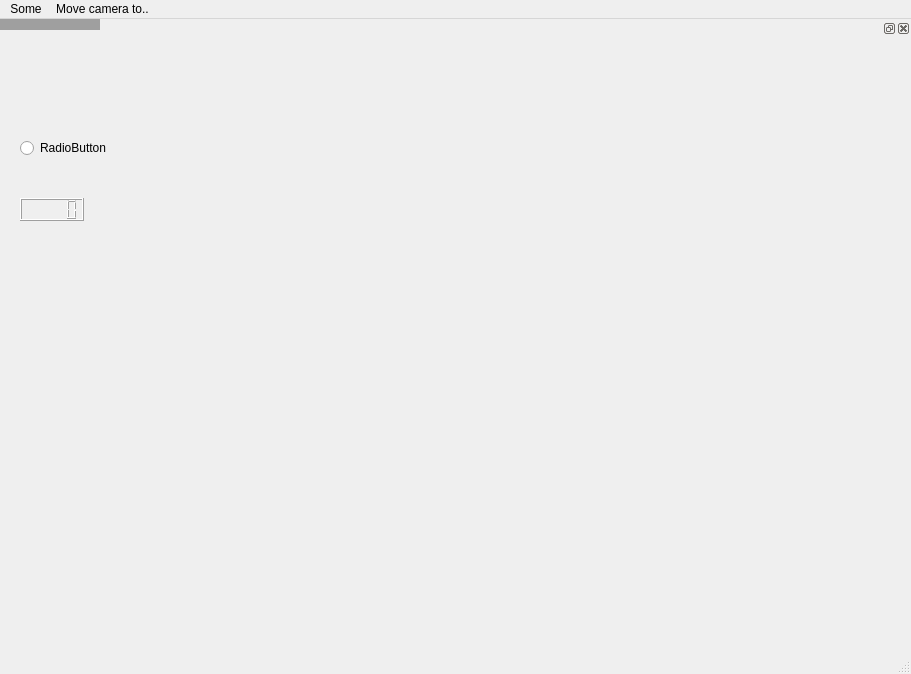
<?xml version="1.0" encoding="UTF-8"?>
<ui version="4.0">
 <class>ItemScene</class>
 <widget class="QMainWindow" name="ItemScene">
  <property name="geometry">
   <rect>
    <x>0</x>
    <y>0</y>
    <width>911</width>
    <height>674</height>
   </rect>
  </property>
  <property name="windowTitle">
   <string>ItemScene</string>
  </property>
  <widget class="QMdiArea" name="centralWidget"/>
  <widget class="QMenuBar" name="menuBar">
   <property name="geometry">
    <rect>
     <x>0</x>
     <y>0</y>
     <width>911</width>
     <height>19</height>
    </rect>
   </property>
   <widget class="QMenu" name="menuSome">
    <property name="title">
     <string>Some</string>
    </property>
    <addaction name="actionPoke"/>
    <addaction name="actionAdd80"/>
    <addaction name="actionAdd1000000"/>
   </widget>
   <widget class="QMenu" name="menuMove_camera_to">
    <property name="title">
     <string>Move camera to..</string>
    </property>
    <addaction name="actionMoveto0x0"/>
    <addaction name="actionMoveToM100xM100"/>
    <addaction name="action_150_x_100"/>
   </widget>
   <addaction name="menuSome"/>
   <addaction name="menuMove_camera_to"/>
  </widget>
  <widget class="QStatusBar" name="statusBar"/>
  <widget class="KeyDropper" name="dockWidget">
   <property name="minimumSize">
    <size>
     <width>231</width>
     <height>35</height>
    </size>
   </property>
   <property name="floating">
    <bool>false</bool>
   </property>
   <attribute name="dockWidgetArea">
    <number>2</number>
   </attribute>
   <widget class="QWidget" name="dockWidgetContents">
    <widget class="QRadioButton" name="radioButton">
     <property name="geometry">
      <rect>
       <x>20</x>
       <y>100</y>
       <width>100</width>
       <height>20</height>
      </rect>
     </property>
     <property name="text">
      <string>RadioButton</string>
     </property>
    </widget>
    <widget class="QLCDNumber" name="lcdNumber">
     <property name="geometry">
      <rect>
       <x>20</x>
       <y>160</y>
       <width>64</width>
       <height>23</height>
      </rect>
     </property>
    </widget>
   </widget>
  </widget>
  <action name="actionPoke">
   <property name="text">
    <string>Poke</string>
   </property>
  </action>
  <action name="actionAdd80">
   <property name="text">
    <string>Make sub-window with 80 entries</string>
   </property>
  </action>
  <action name="actionAdd1000000">
   <property name="text">
    <string>Make sub-window with million entries</string>
   </property>
  </action>
  <action name="actionMoveto0x0">
   <property name="text">
    <string>0x0</string>
   </property>
   <property name="shortcut">
    <string>Ctrl+1</string>
   </property>
  </action>
  <action name="actionMoveToM100xM100">
   <property name="text">
    <string>-128 x -128</string>
   </property>
   <property name="shortcut">
    <string>Ctrl+2</string>
   </property>
  </action>
  <action name="action_150_x_100">
   <property name="text">
    <string>+150 x -100</string>
   </property>
   <property name="shortcut">
    <string>Ctrl+3</string>
   </property>
  </action>
 </widget>
 <layoutdefault spacing="6" margin="11"/>
 <customwidgets>
  <customwidget>
   <class>KeyDropper</class>
   <extends>QDockWidget</extends>
   <header>key_dropper.h</header>
   <container>1</container>
  </customwidget>
 </customwidgets>
 <resources/>
 <connections/>
</ui>
